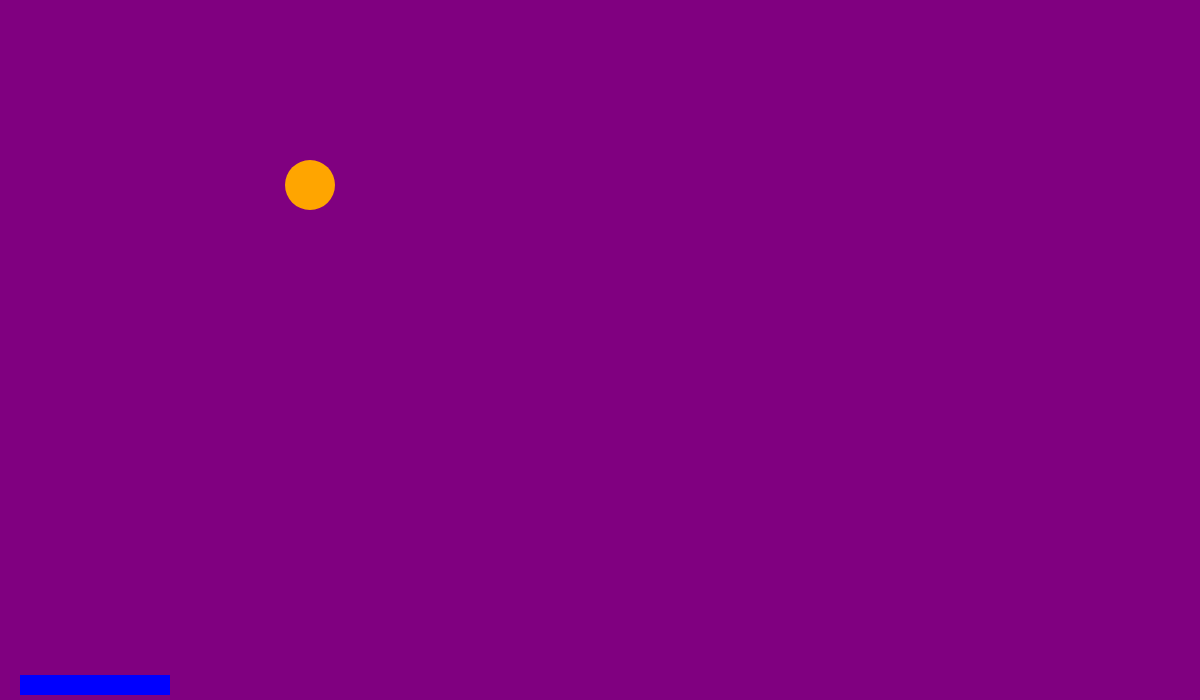
Frame 1 (no input)
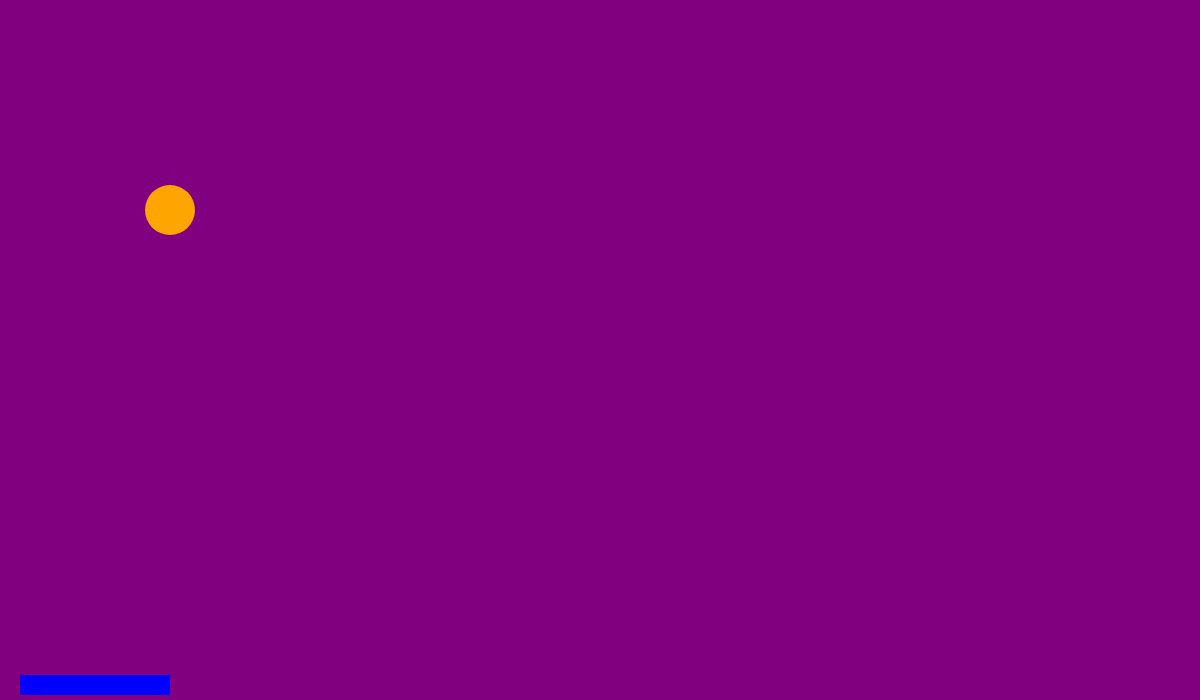
Frame 60 (no input)
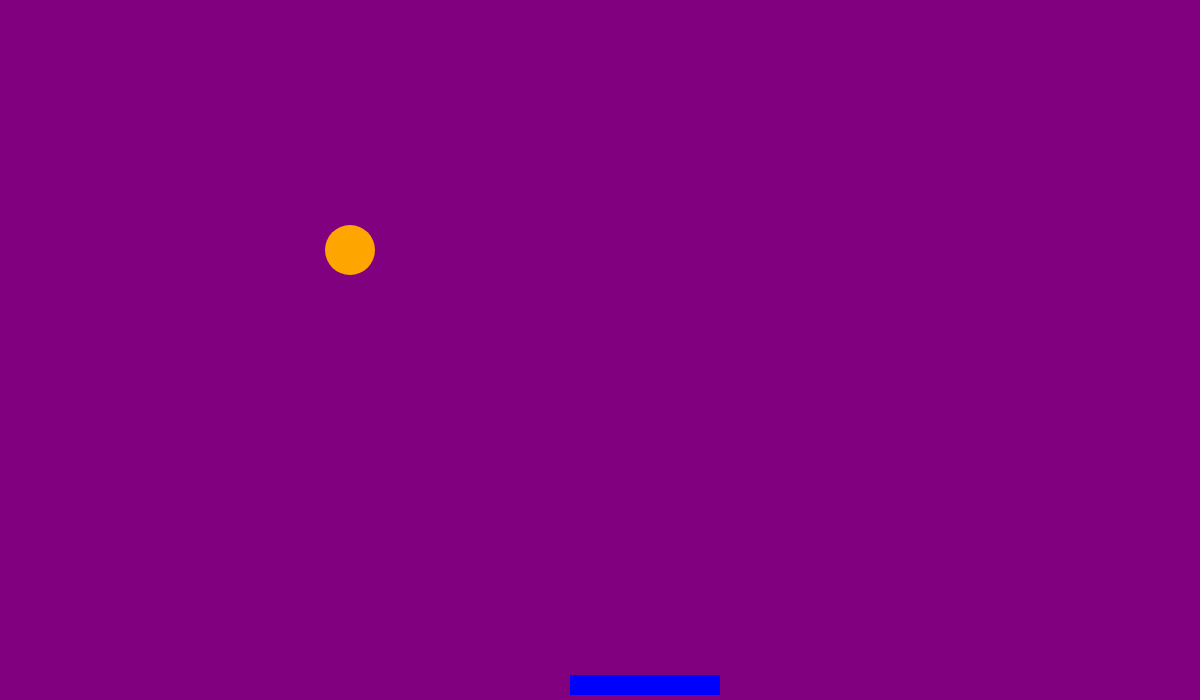
Frame 120 (the mouse pressed at the canvas centre since frame 60)

The p5.js sketch that drew these frames (run headless with seeded random() and noise() and a simulated clock; from frame 60 on, the mouse is pressed at the canvas centre):

// p5.js sketch
// ── sketch.js
var pong;

function setup(){
createCanvas(1200, 700);
pong = new Pong();
noCursor();
}

function draw(){
background('Purple');
pong.move();
pong.bounce();
pong.show();
pong.glide();
pong.appear();

}

class Pong {
  constructor() {
    //paddle data
    this.paddle_x_axis = 20;
    this.paddle_y_axis = height - 25;
    this.paddle_size_width = 150;
    this.paddle_size_height = 20;
    this.paddle_barrier_right = width - 50;
    this.paddle_barrier_left = 20;
    //paddle image
    this.show = function () {
      fill('blue');
      noStroke();
      rect(this.paddle_x_axis, this.paddle_y_axis,
        this.paddle_size_width, this.paddle_size_height);
    };
    //paddle location and trail
    this.glide = function () {
      this.paddle_x_axis = constrain(mouseX - (this.paddle_size_width / 5),
      this.paddle_barrier_left, this.paddle_barrier_right);
    };
    //ellispe data
    var fives = [-10, 10]
    this.ball_x_axis = width / 4;
    this.ball_y_axis = height / 4;
    this.ball_size = 50;
    this.ball_move_x_axis = random(fives);
    this.ball_move_y_axis = 10;
    this.ball_radius = this.ball_size / 20;

    //ellipse illustration
    this.appear = function (){
      fill('orange');
      noStroke();
      ellipse(this.ball_x_axis, this.ball_y_axis, this.ball_size, this.ball_size);
    };



    //ellispe limitation and motion
    this.move = function (){
      this.ball_x_axis += this.ball_move_x_axis;
      this.ball_y_axis += this.ball_move_y_axis;

        if (this.ball_x_axis >= width) {
          this.ball_move_x_axis *= -1;
          this.ball_x_axis = width - abs(this.ball_move_x_axis);
        }
        else if (this.ball_x_axis <= 0) {
          this.ball_move_x_axis *= -1;
          this.ball_x_axis = abs(this.ball_move_x_axis);
        }
        else if (this.ball_y_axis >= height) {
          this.ball_x_axis = width / 5;
          this.ball_y_axis = height / 5;
          this.ball_move_x_axis = random(fives);

        }
        else if (this.ball_y_axis <= -1) {
          this.ball_move_y_axis *= -1;
          this.ball_y_axis = abs(this.ball_move_y_axis);
        };
    //impact of paddle and ellipse

    this.bounce = function (){
      if (this.ball_x_axis + this.ball_size > this.paddle_x_axis &&
          this.ball_x_axis < this.paddle_x_axis + this.paddle_size_width &&
          this.ball_y_axis + this.ball_size + this.ball_move_y_axis > this.paddle_y_axis &&
          this.ball_y_axis + this.ball_move_y_axis < this.paddle_y_axis + this.paddle_size_height) {
          this.ball_move_y_axis *= - .5;
        };
      };
    };
  };
}
